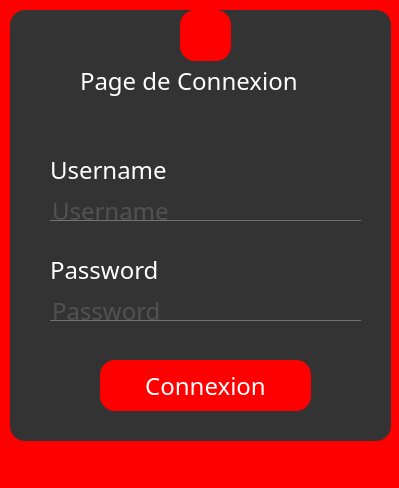
<?xml version="1.0" encoding="UTF-8"?>
<ui version="4.0">
 <class>Authentification</class>
 <widget class="QMainWindow" name="Authentification">
  <property name="geometry">
   <rect>
    <x>0</x>
    <y>0</y>
    <width>399</width>
    <height>488</height>
   </rect>
  </property>
  <property name="windowTitle">
   <string>MainWindow</string>
  </property>
  <property name="styleSheet">
   <string notr="true">background-color: rgb(255, 0, 0);</string>
  </property>
  <widget class="QWidget" name="centralwidget">
   <property name="styleSheet">
    <string notr="true">*{
	font-family:century gothic;
	font-size:24px;
}
QFrame{
	background:#333;
	border-radius:15px;
}
#form{
	background:url(:/image/bg.jpg);
}
QPushButton{
	background:red;
	border-radius:60px;
}
QToolButton{
	background:red;
	border-radius:15px;
}
QLabel{
	color:white;
	background:transparent;
}
QPushButton{
	color:white;
	border-radius:15px;
}
QPushButton:hover{
	color:#333;
	border-radius:15px;
	background:#49ebff;
}
QLineEdit{
	background:transparent;
	border:none;
	color:#717072;
	border-bottom:1px solid #717072;
}</string>
   </property>
   <widget class="QFrame" name="frame">
    <property name="geometry">
     <rect>
      <x>10</x>
      <y>10</y>
      <width>381</width>
      <height>431</height>
     </rect>
    </property>
    <property name="styleSheet">
     <string notr="true">
QFrame{
	background:#3
}</string>
    </property>
    <property name="frameShape">
     <enum>QFrame::StyledPanel</enum>
    </property>
    <property name="frameShadow">
     <enum>QFrame::Raised</enum>
    </property>
    <widget class="QLabel" name="pageCo">
     <property name="geometry">
      <rect>
       <x>70</x>
       <y>50</y>
       <width>251</width>
       <height>41</height>
      </rect>
     </property>
     <property name="text">
      <string>Page de Connexion</string>
     </property>
    </widget>
    <widget class="QPushButton" name="pushButtonSubmit">
     <property name="geometry">
      <rect>
       <x>90</x>
       <y>350</y>
       <width>211</width>
       <height>51</height>
      </rect>
     </property>
     <property name="text">
      <string>Connexion</string>
     </property>
    </widget>
    <widget class="QToolButton" name="toolButton">
     <property name="geometry">
      <rect>
       <x>170</x>
       <y>0</y>
       <width>51</width>
       <height>51</height>
      </rect>
     </property>
     <property name="text">
      <string/>
     </property>
     <property name="icon">
      <iconset resource="../images/images.qrc">
       <normaloff>:/auth.png</normaloff>:/auth.png</iconset>
     </property>
     <property name="iconSize">
      <size>
       <width>200</width>
       <height>40</height>
      </size>
     </property>
    </widget>
    <widget class="QLineEdit" name="userLineEdit">
     <property name="geometry">
      <rect>
       <x>40</x>
       <y>190</y>
       <width>311</width>
       <height>21</height>
      </rect>
     </property>
     <property name="text">
      <string/>
     </property>
     <property name="placeholderText">
      <string>Username</string>
     </property>
    </widget>
    <widget class="QLineEdit" name="passwordLineEdit">
     <property name="geometry">
      <rect>
       <x>40</x>
       <y>290</y>
       <width>311</width>
       <height>21</height>
      </rect>
     </property>
     <property name="text">
      <string/>
     </property>
     <property name="echoMode">
      <enum>QLineEdit::Password</enum>
     </property>
     <property name="placeholderText">
      <string>Password</string>
     </property>
    </widget>
    <widget class="QLabel" name="username">
     <property name="geometry">
      <rect>
       <x>40</x>
       <y>150</y>
       <width>121</width>
       <height>20</height>
      </rect>
     </property>
     <property name="text">
      <string>Username</string>
     </property>
    </widget>
    <widget class="QLabel" name="password">
     <property name="geometry">
      <rect>
       <x>40</x>
       <y>250</y>
       <width>121</width>
       <height>20</height>
      </rect>
     </property>
     <property name="text">
      <string>Password</string>
     </property>
    </widget>
   </widget>
  </widget>
  <widget class="QMenuBar" name="menubar">
   <property name="geometry">
    <rect>
     <x>0</x>
     <y>0</y>
     <width>399</width>
     <height>21</height>
    </rect>
   </property>
  </widget>
  <widget class="QStatusBar" name="statusbar"/>
 </widget>
 <resources>
  <include location="../images/images.qrc"/>
  <include location="../images/images.qrc"/>
 </resources>
 <connections/>
</ui>
